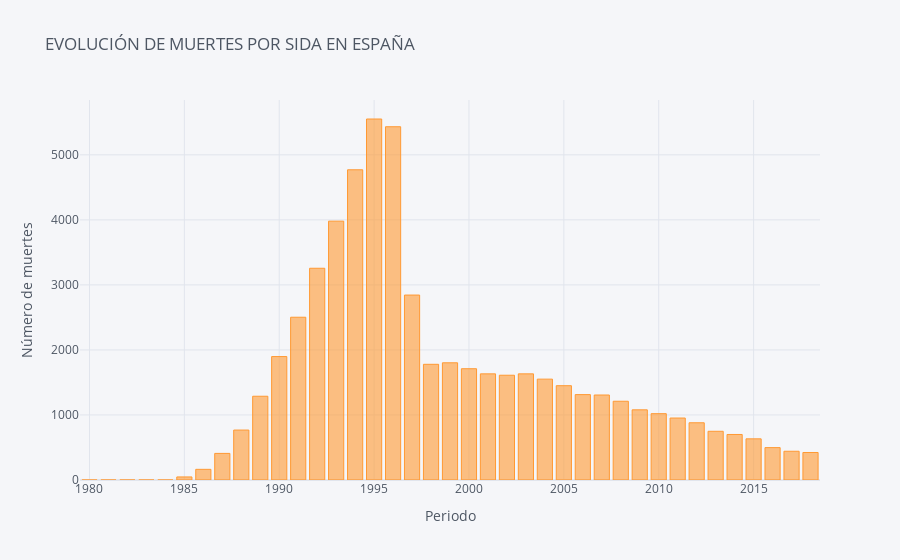

Write notebook code for a chart like this one.
### Markdown cell above
# EVOLUCIÓN DE MUERTES POR SIDA

### Code cell
muertes_sida_Todos.iplot(kind='bar',
                  x='Periodo',
                y='Total',
                  xTitle='Periodo',
                  yTitle='Número de muertes',
                  title='EVOLUCIÓN DE MUERTES POR SIDA EN ESPAÑA')

### Figure 1 — Plotly figure (JSON) as saved in the notebook; plotly's stock layout.template omitted (floating-point values rounded to 4 significant figures)
{"data": [{"marker": {"color": "rgba(255, 153, 51, 0.6)", "line": {"color": "rgba(255, 153, 51, 1.0)", "width": 1}}, "name": "Total", "orientation": "v", "text": "", "type": "bar", "x": [1980, 1981, 1982, 1983, 1984, 1985, 1986, 1987, 1988, 1989, 1990, 1991, 1992, 1993, 1994, 1995, 1996, 1997, 1998, 1999, 2000, 2001, 2002, 2003, 2004, 2005, 2006, 2007, 2008, 2009, 2010, 2011, 2012, 2013, 2014, 2015, 2016, 2017, 2018], "y": [0, 0, 0, 0, 0, 47, 164, 409, 768, 1288, 1898, 2503, 3256, 3980, 4770, 5551, 5432, 2844, 1779, 1802, 1711, 1632, 1611, 1632, 1551, 1450, 1313, 1307, 1211, 1079, 1020, 953, 880, 749, 700, 633, 498, 442, 423]}], "layout": {"legend": {"bgcolor": "#F5F6F9", "font": {"color": "#4D5663"}}, "paper_bgcolor": "#F5F6F9", "plot_bgcolor": "#F5F6F9", "title": {"font": {"color": "#4D5663"}, "text": "EVOLUCIÓN DE MUERTES POR SIDA EN ESPAÑA"}, "xaxis": {"gridcolor": "#E1E5ED", "showgrid": true, "tickfont": {"color": "#4D5663"}, "title": {"font": {"color": "#4D5663"}, "text": "Periodo"}, "zerolinecolor": "#E1E5ED"}, "yaxis": {"gridcolor": "#E1E5ED", "showgrid": true, "tickfont": {"color": "#4D5663"}, "title": {"font": {"color": "#4D5663"}, "text": "Número de muertes"}, "zerolinecolor": "#E1E5ED"}}}
